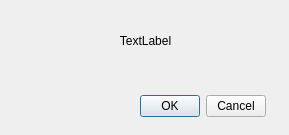
<?xml version="1.0" encoding="UTF-8"?>
<ui version="4.0">
 <class>dlg</class>
 <widget class="QDialog" name="dlg">
  <property name="geometry">
   <rect>
    <x>0</x>
    <y>0</y>
    <width>289</width>
    <height>135</height>
   </rect>
  </property>
  <property name="windowTitle">
   <string>Warning! Δ▲</string>
  </property>
  <widget class="QDialogButtonBox" name="btnBox_dlg">
   <property name="geometry">
    <rect>
     <x>140</x>
     <y>90</y>
     <width>126</width>
     <height>32</height>
    </rect>
   </property>
   <property name="orientation">
    <enum>Qt::Horizontal</enum>
   </property>
   <property name="standardButtons">
    <set>QDialogButtonBox::Cancel|QDialogButtonBox::Ok</set>
   </property>
  </widget>
  <widget class="QLabel" name="label_dlg">
   <property name="geometry">
    <rect>
     <x>10</x>
     <y>10</y>
     <width>271</width>
     <height>61</height>
    </rect>
   </property>
   <property name="text">
    <string>TextLabel</string>
   </property>
   <property name="alignment">
    <set>Qt::AlignCenter</set>
   </property>
   <property name="wordWrap">
    <bool>true</bool>
   </property>
  </widget>
  <widget class="QPushButton" name="pushButton">
   <property name="geometry">
    <rect>
     <x>20</x>
     <y>75</y>
     <width>61</width>
     <height>51</height>
    </rect>
   </property>
   <property name="text">
    <string/>
   </property>
   <property name="icon">
    <iconset resource="../resources/resources.qrc">
     <normaloff>:/48x48/png/48x48/Warning.png</normaloff>:/48x48/png/48x48/Warning.png</iconset>
   </property>
   <property name="iconSize">
    <size>
     <width>48</width>
     <height>48</height>
    </size>
   </property>
   <property name="autoDefault">
    <bool>false</bool>
   </property>
   <property name="flat">
    <bool>true</bool>
   </property>
  </widget>
  <zorder>pushButton</zorder>
  <zorder>btnBox_dlg</zorder>
  <zorder>label_dlg</zorder>
 </widget>
 <resources>
  <include location="../resources/resources.qrc"/>
 </resources>
 <connections>
  <connection>
   <sender>btnBox_dlg</sender>
   <signal>accepted()</signal>
   <receiver>dlg</receiver>
   <slot>accept()</slot>
   <hints>
    <hint type="sourcelabel">
     <x>248</x>
     <y>254</y>
    </hint>
    <hint type="destinationlabel">
     <x>157</x>
     <y>274</y>
    </hint>
   </hints>
  </connection>
  <connection>
   <sender>btnBox_dlg</sender>
   <signal>rejected()</signal>
   <receiver>dlg</receiver>
   <slot>reject()</slot>
   <hints>
    <hint type="sourcelabel">
     <x>316</x>
     <y>260</y>
    </hint>
    <hint type="destinationlabel">
     <x>286</x>
     <y>274</y>
    </hint>
   </hints>
  </connection>
 </connections>
</ui>
